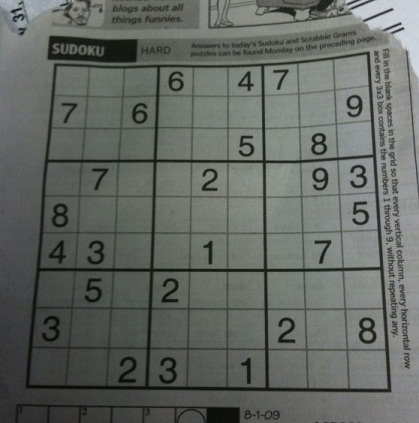
#> input picture midterm/sudoku.jpg, 419 x 423 px
$ jupyter execute --allow-errors mid_term.ipynb
#> lines starting #> are read from the running program, lines starting #| are printed output that depends on the picture; after the words box and inside, x2 and y2 are one past the last pixel; in counts of white or black regions, pixels touching at a corner belong together
# XB101 Midterm Reveiw and Exam

[cell 1]
import sys
import matplotlib.pyplot as plt
import cv2  # opencv for python package

figsize = (10, 10)

## Part 1: Key Knowledge Review

This is how to read and plot an image with opencv

[cell 2]
img = cv2.imread("Lenna.png")

### <font color='red'>Question: what's dimension of this img? Can you describe what's meanings of every dimensions?  </font>

You can click "+ Code" and add some code to study img using the shape property.

Anaswers:

[cell 3]
plt.figure(figsize=figsize)
#> (the rest of this cell did not finish here and is left out)

### <font color='red'>Question: We got a weird image colors, why? Think about the order of color channels between OpenCV (load image using cv2.imread()) and matplotlib (display image). And refer to how we fix the problem in below cell.   </font>

Anaswers:

#> (a cell that did not finish here is left out)

[cell 5]
# some image info:
print(type(img))
#| <class 'NoneType'>
#> (the rest of this cell did not finish here and is left out)

[cell 6]
# show only red channel
plt.figure(figsize=figsize)
#> (the rest of this cell did not finish here and is left out)

[cell 7]
# gray color-mapping
fig, ax_arr = plt.subplots(1, 2, figsize=figsize)

#> (the rest of this cell did not finish here and is left out)

### <font color='red'>Question: What's your understanding of color images with RGB channels? What's your understanding gray scale images?  How many channel for gray scale image? </font>

Anaswers:

## More advanced functions

#> (a cell that did not finish here is left out)

### <font color='red'>Coding: Please change the cell above with Gaussian kernel size 15 and run it again, what's resulted image difference after the changes: sharper or blurred? Why? </font>

Anaswers:

[cell 9]
# edge detection
img_canny = cv2.Canny(img, 180, 250)  # end args are the lower & upper TH of hysteresis
plt.figure(figsize=figsize)
#> (the rest of this cell did not finish here and is left out)

### <font color='red'>Question: What's your understanding of image filter (kernel)? And how guassian filters (or median filters) differs from edge detection kernel such as sobel or Canny? </font>
(Hints: filter/kernel all uses the neighbors' pixel value to modify current pixel's value. Some filter/kernel use more additive operation and others use subtractive operation.)

Anaswers:

### <font color='red'>Code and Question: Try different lower & upper TH of above Canny kernel, what's difference of results images? What if we set both to be 0, what's the result image and why? </font>
(Hints:
Canny does use two thresholds (upper and lower):

If a pixel gradient is higher than the upper threshold, the pixel is accepted as an edge
If a pixel gradient value is below the lower threshold, then it is rejected.)

Anaswers:

## Part 2: Application of knowledge

[cell 10]
img = cv2.imread('rose.png')

# TODO: Fix the color to display rose correctly (one line of code)

print("Image Properties")
#> (the rest of this cell did not finish here and is left out)

### <font color='red'>Coding: The rose's color is wrong and I am sad. Can you help to correct above code? </font>

### Image Thresholding

Image thresholding is a very good technique to enhance images. Let's experiment following application.

[cell 11]
img = cv2.imread('sudoku.jpg',0)
#> img: shape (423, 419); min 5, max 218, mean 101.9
img = cv2.medianBlur(img,5)
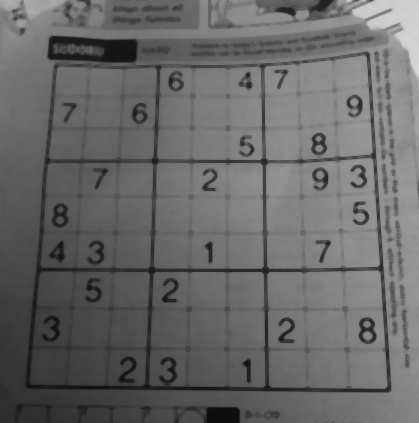
#> img: shape (423, 419); min 12, max 214, mean 103.7
th2 = cv2.adaptiveThreshold(img,255,cv2.ADAPTIVE_THRESH_MEAN_C,\
            cv2.THRESH_BINARY,11,2)
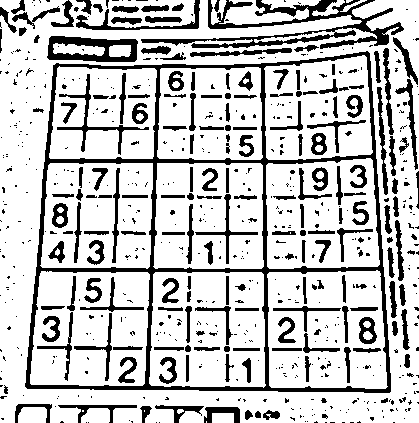
#> th2: shape (423, 419); 77.3% white; 660 black regions (472 under 20 px), largest, box (x1, y1, x2, y2) and area: (25, 51, 391, 393) 10186, (141, 0, 404, 49) 3644, (47, 36, 138, 62) 1324
titles = ['Original Image',
            'Adaptive Mean Thresholding']
images = [img, th2]
for i in range(2):
    plt.figure(figsize=figsize)
    plt.imshow(images[i],'gray')
    plt.title(titles[i])
    plt.xticks([]),plt.yticks([])
    plt.show()

### <font color='red'>Question: What's your understanding of image thresholding? How it can help enhance image in your intuition? </font>

The adaptiveMethod decides how the threshold value is calculated:
cv.ADAPTIVE_THRESH_MEAN_C: The threshold value is the mean of the neighbourhood area minus the constant C.

Anaswers:

### <font color='red'>Question: In above code img = cv2.medianBlur(img,5), what's the meaning of 5? If's very often to apply filters (such as Median filter, Gaussian filter) before image enhancement algorithm such as Image thresholding or edge detection, why and what's effect of using median filter?
 </font>

Anaswers:

## Removing Noise from an Image

### <font color='red'> You bought a rose for your mum to apprecate the great yummy food she cooks for you everybody. But your cat added some salt and pepper noise to the rose. Now let's use some technique to fix the images so that you mother can show off the beautiful rose in her WeChat group. </font>

[cell 12]
# Adding salt & pepper noise to an image
import random
import numpy as np

def salt_pepper(img_gs, prob):
      # Extract image dimensions
      row, col = img_gs.shape

      # Declare salt & pepper noise ratio
      s_vs_p = 0.5
      output = np.copy(img_gs)

      # Apply salt noise on each pixel individually
      num_salt = np.ceil(prob * img_gs.size * s_vs_p)
      coords = [np.random.randint(0, i - 1, int(num_salt))
            for i in img_gs.shape]
      output[coords[0], coords[1]] = 1

      # Apply pepper noise on each pixel individually
      num_pepper = np.ceil(prob * img_gs.size * (1. - s_vs_p))
      coords = [np.random.randint(0, i - 1, int(num_pepper))
            for i in img_gs.shape]
      output[coords[0], coords[1]] = 0

      return output


# salt-and-pepper noise can
# be applied only to grayscale images
# Reading the color image in grayscale image
img = cv2.imread('rose.png', cv2.IMREAD_GRAYSCALE) # Convert image to grayscale
plt.figure(figsize=figsize)
#> (the rest of this cell did not finish here and is left out)

## Arithmetic Filter with Sharpening Kernel

[cell 13]
# Create our sharpening kernel, the sum of all values must equal to one for uniformity
kernel_sharpening = np.array([[-1,-1,-1],
                              [-1, 9,-1],
                              [-1,-1,-1]])


# Applying filter on image with salt & pepper noise
#> (the rest of this cell did not finish here and is left out)

### <font color='red'>Question: What's your understanding of image sharpening kernel how it works? What does these -1 coefficents do? What does 9 coefficents do? </font>

Anaswers:

[cell 14]
from scipy.ndimage import maximum_filter, minimum_filter

def midpoint(img):
    maxf = maximum_filter(img, (3, 3))
    minf = minimum_filter(img, (3, 3))
    midpoint = (maxf + minf) / 2
    return midpoint

#> (the rest of this cell did not finish here and is left out)

### <font color='red'>Question: What's your understanding of image midpoint kernel how it works? Why does it works better compared to sharpening kernel? </font>

Anaswers:

## Edge Detection using Canny Edge Detector

[cell 15]
import numpy as np
from matplotlib import pyplot as plt

# Declaring the output graph's size
plt.figure(figsize=(16, 16))

# Convert image to grayscale
img_gs = cv2.imread('cat.png', cv2.IMREAD_GRAYSCALE)
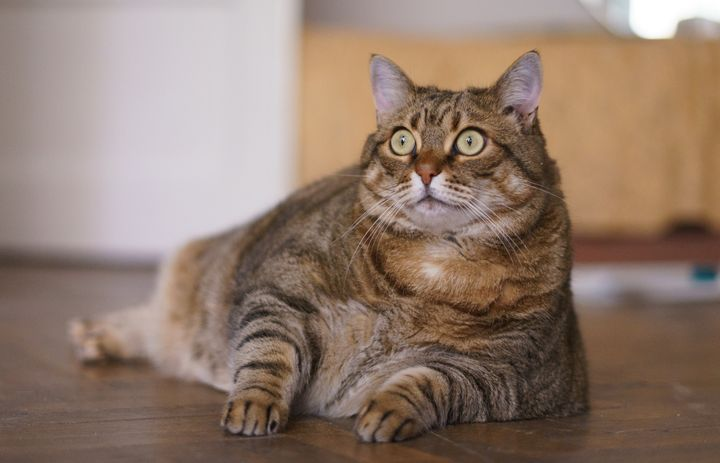
#> input picture midterm/cat.png, 720 x 463 px
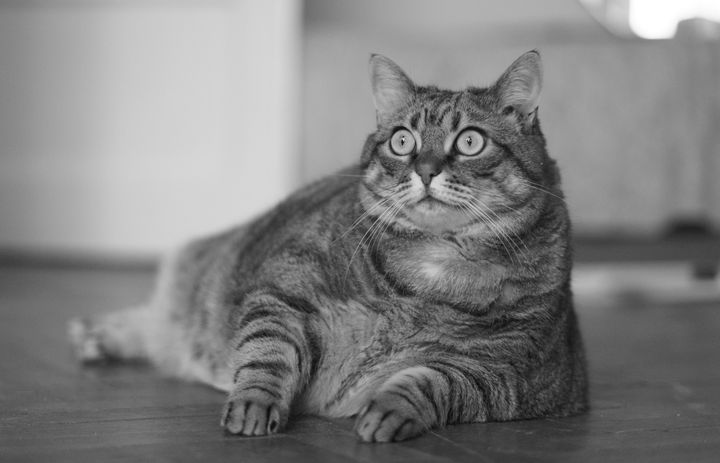
#> img_gs: shape (463, 720); min 0, max 255, mean 127.7
cv2.imwrite('gs.jpg', img_gs)

edges = np.copy(img_gs)
# Apply canny edge detector algorithm on the image to find edges
#TODO: using Canny edge detection to detection above edges image and assign back to edges
#edges =

# Plot the original image against the edges
plt.subplot(121), plt.imshow(img_gs, cmap='gray')
plt.title('Original Gray Scale Image')
plt.subplot(122), plt.imshow(edges, cmap='gray')
plt.title('Edge Image')

# Display the two images
plt.show()

### <font color='red'>Coding: FBI asked you to submit an edge profile of your cat to do image match so that you can prove that your cat is innocent if its edge profile doesn't match with that in the video recording of crime scene. Plasee add one line of code in above code section under "TODO", please don't screw up and put your cat in jail. "HELP!, Meow!"  </font>

## Part 3: Data Sciences and Linear Regression for curve fitting

## STEP \#1 - Importing the libraries

[cell 16]
import numpy as np
import pandas as pd
import matplotlib.pyplot as plt

## Step \#2 - Getting the data

[cell 17]
students = {'hours': [29, 9, 10, 38, 16, 26, 50, 10, 30, 33, 43, 2, 39, 15, 44, 29, 41, 15, 24, 50],
            'test_results': [65, 7, 8, 76, 23, 56, 100, 3, 74, 48, 73, 0, 62, 37, 74, 40, 90, 42, 58, 100]}
student_data = pd.DataFrame(data=students)

## Step \#3 - Defining the feature (x) and target (y) values

[cell 18]
x = student_data.hours
y = student_data.test_results

[cell 19]
plt.scatter(x,y)
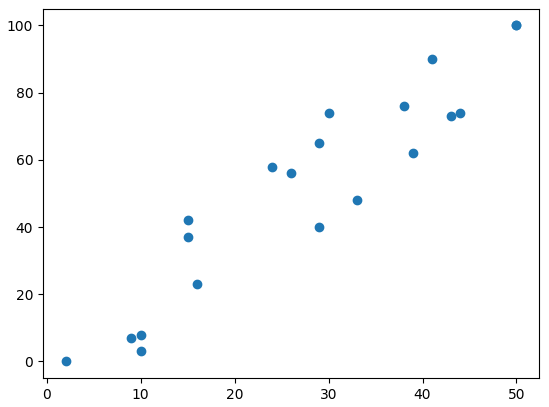
#> figure drawn by matplotlib, 1 panel

## Step \#4 - Machine Learning: Linear Regression (line fitting)

[cell 20]
model = np.polyfit(x, y, 1)

##  Step \#5 - The result

[cell 21]
model

### <font color='red'>Question: what's the meanings of these two cofficients of model? </font>

Anaswers:

[cell 22]
predict = np.poly1d(model)

[cell 23]
predict

[cell 24]
hours_studied = 20
predict(hours_studied)

### <font color='red'>Question: what's the minimal hours to study get 60 to pass? </font>

Anaswers:

[cell 25]
from sklearn.metrics import r2_score
r2_score(y, predict(x))

## Step \#6 - Dataviz

[cell 26]
x_lin_reg = range(0, 51)
y_lin_reg = predict(x_lin_reg)
plt.scatter(x, y)
plt.plot(x_lin_reg, y_lin_reg, c = 'r')
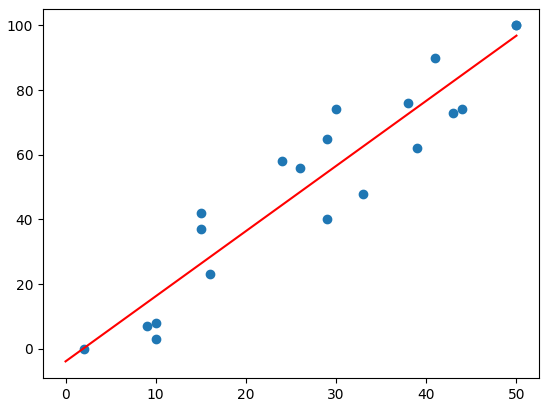
#> figure drawn by matplotlib, 1 panel; curve peaks at x = 50, y = 96.83
